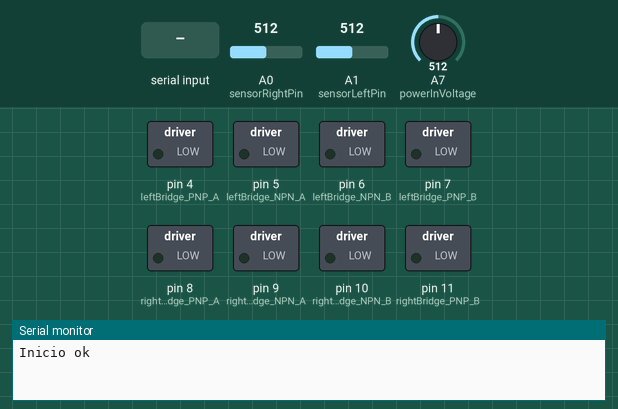
This sketch was run on a simulated Arduino Mega 2560, built with avr-gcc and run on an emulated ATmega2560. On the bench: switched loads named in the sketch (green lamp = pin HIGH), the last lines printed to the serial monitor. The test bench sets the inputs (shaded band); at power-on: A7 (powerInVoltage) = 512, A0 (sensorRightPin) = 512, A1 (sensorLeftPin) = 512. Pins used as bus, display or sensor lines are not drawn.

Above: at 1.2 s.
1.3 s: "D\n" received over Serial
At 2.7 s:
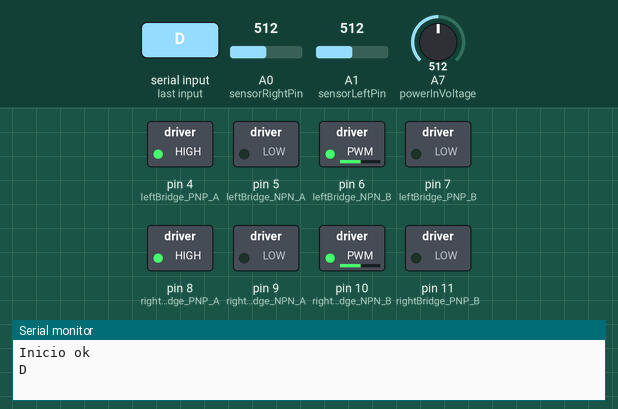
4.3 s: "W\n" received over the second serial link
At 4.9 s:
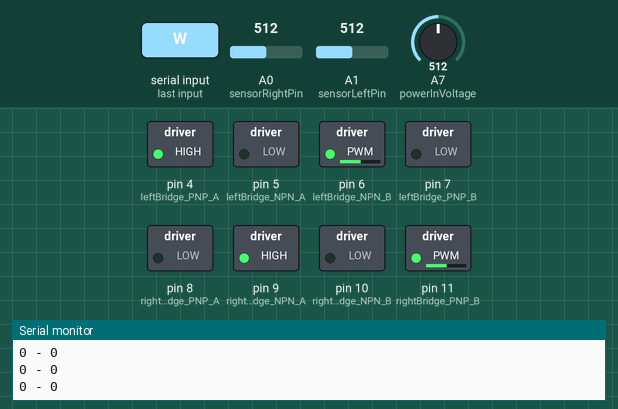
7.3 s: "A\n" received over Serial
At 8.4 s:
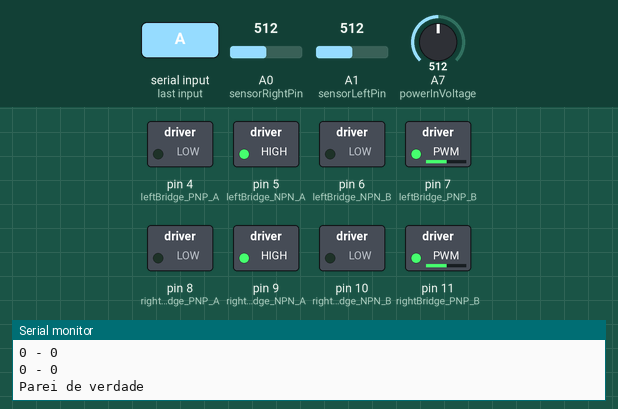
10.3 s: "S\n" received over the second serial link
At 11.7 s:
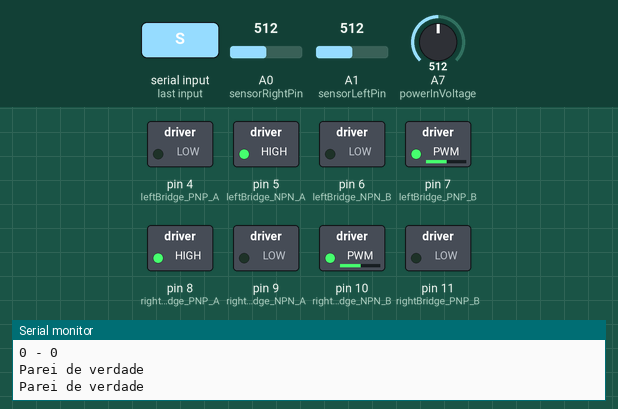
13.3 s: A7 (powerInVoltage) set to 495
14.8 s: A7 (powerInVoltage) set to 473
Timing chart, 0 to 17.3 s (numbered marks = the images above; inputs shaded):
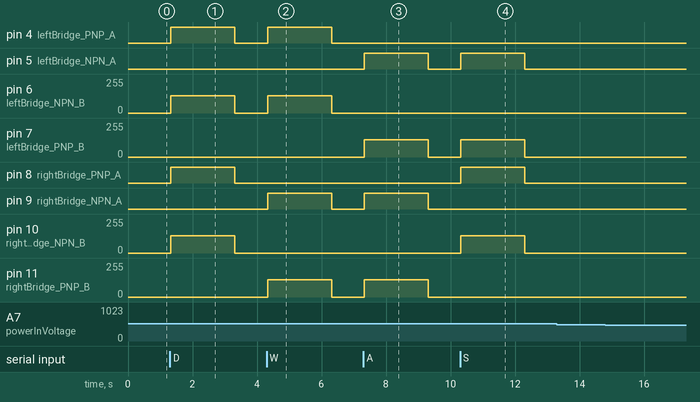

Measured:
- after the input at 1.3 s, pin 4 (leftBridge_PNP_A), pin 8 (rightBridge_PNP_A): LOW → HIGH at once, → LOW 2.0 s later; pin 6 (leftBridge_NPN_B), pin 10 (rightBridge_NPN_B): 0/255 → 130/255 at once, → 0/255 2.0 s later
- after the input at 4.3 s, pin 4 (leftBridge_PNP_A), pin 9 (rightBridge_NPN_A): LOW → HIGH at once, → LOW 2.0 s later; pin 6 (leftBridge_NPN_B), pin 11 (rightBridge_PNP_B): 0/255 → 130/255 at once, → 0/255 2.0 s later
- after the input at 7.3 s, pin 5 (leftBridge_NPN_A), pin 9 (rightBridge_NPN_A): LOW → HIGH at once, → LOW 2.0 s later; pin 7 (leftBridge_PNP_B), pin 11 (rightBridge_PNP_B): 0/255 → 130/255 at once, → 0/255 2.0 s later
- after the input at 10.3 s, pin 5 (leftBridge_NPN_A), pin 8 (rightBridge_PNP_A): LOW → HIGH at once, → LOW 2.0 s later; pin 7 (leftBridge_PNP_B), pin 10 (rightBridge_NPN_B): 0/255 → 130/255 at once, → 0/255 2.0 s later
- after the input at 13.3 s, every drawn part: stays the same

The sketch:

robot.ino
```cpp
int entireRoundStep = 125;
int enginePower = 130;
int stepsPerActionOnRun = 20;
int stepsPerActionOnTurn = 1;
// Timeout para aguardar proximo comando da serial antes de parar os motores
int serialReceiveTimeoutInMs = 200;

const int powerOnPin = 12;
const int powerInVoltage = A7;
int batteryLevel = 0;
int sameResultsOnBatteryStatusCount = 0;

// Garante que o sistema desligue se a bateria chegar a 9.5V
int batteryMinimumLevelInStep = 480;

const int sensorRightPin = A0;
const int sensorDirMiddleValue = 390;
int sensorRightLastState = 0;
int sensorRightStepCount = 0;

const int sensorLeftPin = A1;
const int sensorLeftMiddleValue = 350;
int sensorLeftLastState = 0;
int sensorLeftStepCount = 0;

unsigned long serialCommandStartedTimeInMs;
int executionCommandTimeoutInSeconds = 2;

int xAxisData;
int yAxisData;

int leftBridge_PNP_A = 4;
int leftBridge_NPN_A = 5;
int leftBridge_PNP_B = 7;
int leftBridge_NPN_B = 6;

int rightBridge_PNP_A = 8;
int rightBridge_NPN_A = 9;
int rightBridge_PNP_B = 11;
int rightBridge_NPN_B = 10;

int xAxis = 2;
int yAxis = 3;

boolean serialCommandInitialized = false;
boolean stopNowSolicited = false;


void proccessLeftMotor();
void proccessRightMotor();
boolean executionCommandTimeout();


void setup(){
  Serial.begin(9600);
  Serial.println("Inicio ok");
  Serial1.begin(9600);

  pinMode(powerOnPin, OUTPUT);

  pinMode(xAxis, INPUT);
  pinMode(yAxis, INPUT);

  pinMode(leftBridge_PNP_A, OUTPUT);
  pinMode(leftBridge_NPN_A, OUTPUT);
  pinMode(leftBridge_PNP_B, OUTPUT);
  pinMode(leftBridge_NPN_B, OUTPUT);

  pinMode(rightBridge_PNP_A, OUTPUT);
  pinMode(rightBridge_NPN_A, OUTPUT);
  pinMode(rightBridge_PNP_B, OUTPUT);
  pinMode(rightBridge_NPN_B, OUTPUT);

  powerUp();

}

void loop(){
  readBatteryLevel();
  checkIfNeedsToShutdown();
  readStepSensors();
  processSerialCommand();

  if (needsToStopNow() && serialLastCommandTimeout()){
    disableLeftBridge();
    disableRightBridge();
    stopNowSolicited = false;
    Serial.println("Parei de verdade");
  }

  /*
    Serial.print(sensorLeftStepCount);
    Serial.print(" - ");
    Serial.println(sensorRightStepCount);
    */
}


int readBatteryLevel(){
  batteryLevel = analogRead(powerInVoltage);
  //Serial.println(batteryLevel);
  return batteryLevel;
}

void checkIfNeedsToShutdown(){

  if (readBatteryLevel() <= batteryMinimumLevelInStep){
    sameResultsOnBatteryStatusCount++;

    Serial.print("Pico de uso da bateria: ");
    Serial.println(sameResultsOnBatteryStatusCount);

    if (sameResultsOnBatteryStatusCount == 10){
      powerDown();
      Serial.println("Desligado para nao afetar a bateria");
    }
  }else{
    sameResultsOnBatteryStatusCount = 0;
  }

}


void powerUp(){
  digitalWrite(powerOnPin, HIGH);
}
void powerDown(){
  digitalWrite(powerOnPin, LOW);
}

void readStepSensors(){
  proccessRightMotor();
  proccessLeftMotor();
  delay(10);
}


boolean needsToStopNow(){
  return stopNowSolicited;
}


/**
 * Função que lê uma string da Serial
 * e retorna-a
 */
String leStringSerial(){
  String conteudo = "";
  char caractere;

  if (Serial.available() > 0){
    // Enquanto receber algo pela serial
    while(Serial.available() > 0) {
      // Lê byte da serial
      caractere = Serial.read();

      // Concatena valores
      conteudo.concat(caractere);

      // Aguarda buffer serial ler próximo caractere
      delay(10);
    }
  }


  else if (Serial1.available() > 0){

    // Enquanto receber algo pela serial
    while(Serial1.available() > 0) {
      // Lê byte da serial
      caractere = Serial1.read();

      // Concatena valores
      conteudo.concat(caractere);

      // Aguarda buffer serial ler próximo caractere
      delay(10);
    }
  }

  // Remove caracteres especiais
  conteudo.trim();

  return conteudo;
}


void processSerialCommand(){

  if (Serial.available() > 0 || Serial1.available() > 0){

    serialCommandInitialized = true;
    serialCommandStartedTimeInMs = millis();

    String recebido = leStringSerial();

    if (recebido == "OI"){
      Serial.println("OI");
      Serial1.println("OI");
    }

    if (recebido == "BATERIA"){
      Serial.println("BATERIA: " + batteryLevel);
      Serial1.println("BATERIA: " + batteryLevel);
    }

    if (recebido.equals("D")){
      Serial.println(recebido);
      goRight();
    }

    else if (recebido == "A"){
      goLeft();
    }

    else if (recebido == "W"){
      goFront();
    }

    else if (recebido == "S"){
      goBack();
    }

    else {
      //stopNow();
    }
  }
}


void stopNow(){
  stopNowSolicited = true;
}

void goFront(){
  goFrontWithBalancing();
}

void goBack(){
  goBackWithBalancing();
}

void goLeft(){
  goLeftWithBalancing();
}

void goRight(){
  goRightWithBalancing();
}


boolean executionCommandTimeout(){
  if (millis() - serialCommandStartedTimeInMs > executionCommandTimeoutInSeconds * 1000){
    return true;
  }

  return false;
}

boolean serialLastCommandTimeout(){
  if (millis() - serialCommandStartedTimeInMs > serialReceiveTimeoutInMs){
    return true;
  }

  return false;
}


void goLeftWithBalancing(){
  sensorRightStepCount = 0;
  sensorLeftStepCount = 0;

  while(sensorRightStepCount < stepsPerActionOnTurn && ! executionCommandTimeout()){

    if (sensorRightStepCount > sensorLeftStepCount){
      goBackLeftBridge();
      disableRightBridge();
    }

    else if (sensorRightStepCount < sensorLeftStepCount){
      goFrontRightBridge();
      disableLeftBridge();
    }

    else{
      goBackLeftBridge();
      goFrontRightBridge();
    }

    /*
    Serial.print(sensorLeftStepCount);
    Serial.print(" - ");
    Serial.println(sensorRightStepCount);
    */

    readStepSensors();
  }

  stopNow();
}


void goRightWithBalancing(){
  sensorRightStepCount = 0;
  sensorLeftStepCount = 0;

  while(sensorRightStepCount < stepsPerActionOnTurn && ! executionCommandTimeout()){

    if (sensorRightStepCount > sensorLeftStepCount){
      goFrontLeftBridge();
      disableRightBridge();
    }

    else if (sensorRightStepCount < sensorLeftStepCount){
      goBackRightBridge();
      disableLeftBridge();
    }

    else{
      goBackRightBridge();
      goFrontLeftBridge();
    }

    /*
    Serial.print(sensorLeftStepCount);
    Serial.print(" - ");
    Serial.println(sensorRightStepCount);
    */

    readStepSensors();
  }

  stopNow();
}


void goFrontWithBalancing(){
  sensorRightStepCount = 0;
  sensorLeftStepCount = 0;

  while(sensorRightStepCount < stepsPerActionOnRun && ! executionCommandTimeout()){

    if (sensorRightStepCount > sensorLeftStepCount){
      goFrontLeftBridge();
      disableRightBridge();
    }

    else if (sensorRightStepCount < sensorLeftStepCount){
      goFrontRightBridge();
      disableLeftBridge();
    }

    else{
      goFrontLeftBridge();
      goFrontRightBridge();
    }


    Serial.print(sensorLeftStepCount);
    Serial.print(" - ");
    Serial.println(sensorRightStepCount);


    readStepSensors();
  }

  stopNow();
}

void goBackWithBalancing(){
  sensorRightStepCount = 0;
  sensorLeftStepCount = 0;

  while(sensorRightStepCount < stepsPerActionOnRun && ! executionCommandTimeout()){

    if (sensorRightStepCount == sensorLeftStepCount){
      goBackLeftBridge();
      goBackRightBridge();
    }

    else if (sensorRightStepCount > sensorLeftStepCount){
      goBackLeftBridge();
      disableRightBridge();
    }

    else if (sensorLeftStepCount > sensorRightStepCount){
      goBackRightBridge();
      disableLeftBridge();
    }

    /*
    Serial.print(sensorLeftStepCount);
    Serial.print(" - ");
    Serial.println(sensorRightStepCount);
    */

    readStepSensors();
  }

  stopNow();
}


void disableLeftBridge(){
  digitalWrite(leftBridge_PNP_A, LOW);
  digitalWrite(leftBridge_NPN_A, LOW);
  digitalWrite(leftBridge_PNP_B, LOW);
  digitalWrite(leftBridge_NPN_B, LOW);
}
void goFrontLeftBridge(){
  digitalWrite(leftBridge_PNP_A, HIGH);
  digitalWrite(leftBridge_NPN_A, LOW);
  digitalWrite(leftBridge_PNP_B, LOW);
  analogWrite(leftBridge_NPN_B, enginePower);
}
void goBackLeftBridge(){
  digitalWrite(leftBridge_PNP_A, LOW);
  digitalWrite(leftBridge_NPN_A, HIGH);
  analogWrite(leftBridge_PNP_B, enginePower);
  digitalWrite(leftBridge_NPN_B, LOW);
}


void disableRightBridge(){
  digitalWrite(rightBridge_PNP_A, LOW);
  digitalWrite(rightBridge_NPN_A, LOW);
  digitalWrite(rightBridge_PNP_B, LOW);
  digitalWrite(rightBridge_NPN_B, LOW);
}
void goFrontRightBridge(){
  digitalWrite(rightBridge_PNP_A, LOW);
  digitalWrite(rightBridge_NPN_A, HIGH);
  analogWrite(rightBridge_PNP_B, enginePower);
  digitalWrite(rightBridge_NPN_B, LOW);
}
void goBackRightBridge(){
  digitalWrite(rightBridge_PNP_A, HIGH);
  digitalWrite(rightBridge_NPN_A, LOW);
  digitalWrite(rightBridge_PNP_B, LOW);
  analogWrite(rightBridge_NPN_B, enginePower);
}


void proccessRightMotor(){

  int sensorRightValue = analogRead(sensorRightPin);

  if (sensorRightValue < 100){
    Serial.println("Parece que o sensor da roda da direita esta com problemas");
  }

  //Serial.println(sensorRightValue);
  boolean changed = 0;

  if (sensorRightValue <= sensorDirMiddleValue){
    if (sensorRightLastState != 0){
      sensorRightLastState = 0;
      changed = 1;
    }
  }else{
    if (sensorRightLastState != 1){
      sensorRightLastState = 1;
      changed = 1;
    }
  }

  if (changed){
    sensorRightStepCount++;

    /*
    Serial.println(sensorRightStepCount);

    if (sensorRightStepCount == entireRoundStep){
      Serial.println("Volta completa");
      sensorRightStepCount = 0;
    }
    */

  }

}


void proccessLeftMotor(){

  int sensorLeftValue = analogRead(sensorLeftPin);

  if (sensorLeftValue < 100){
    Serial.println("Parece que o sensor da roda da esquerd esta com problemas");
  }

  //Serial.println(sensorRightValue);
  boolean changed = 0;

  if (sensorLeftValue <= sensorLeftMiddleValue){
    if (sensorLeftLastState != 0){
      sensorLeftLastState = 0;
      changed = 1;
    }
  }else{
    if (sensorLeftLastState != 1){
      sensorLeftLastState = 1;
      changed = 1;
    }
  }

  if (changed){
    sensorLeftStepCount++;

    /*
    Serial.println(sensorLeftStepCount);

    if (sensorLeftStepCount == entireRoundStep){
      Serial.println("Volta completa");
      sensorLeftStepCount = 0;
    }
    */

  }

}
```
